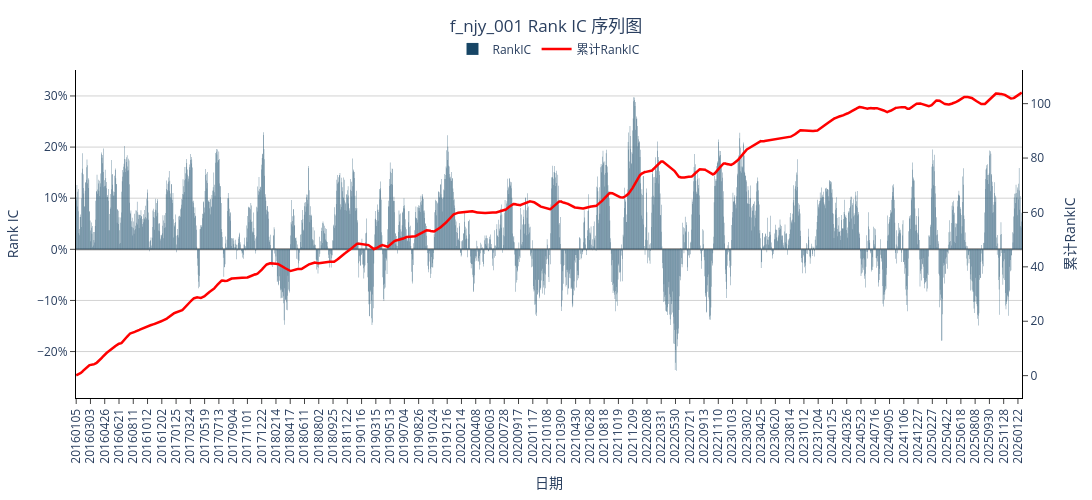

The notebook cell saved with this chart:
### Code cell
fig = fp.plot_rank_ic_plotly(ic_ts, title="f_njy_001 Rank IC 序列图")
fig.show()

### Figure 1 — Plotly figure (JSON) as saved in the notebook; plotly's stock layout.template omitted (floating-point values rounded to 4 significant figures; data arrays with more than 128 entries replaced by an {"elided": "..."} marker saying what was removed)
{"data": [{"hovertemplate": "日期: %{x}<br>RankIC: %{y:.4f}<extra></extra>", "marker": {"color": "#0B3C5D", "line": {"width": 0.05}}, "name": "RankIC", "opacity": 0.95, "type": "bar", "x": {"elided": "2453 str values"}, "y": {"elided": "2453 float values"}, "yaxis": "y"}, {"hovertemplate": "日期: %{x}<br>累计RankIC: %{y:.4f}<extra></extra>", "line": {"color": "red", "width": 2.5}, "mode": "lines", "name": "累计RankIC", "type": "scatter", "x": {"elided": "2453 str values"}, "y": {"elided": "2453 float values"}, "yaxis": "y2"}], "layout": {"barmode": "relative", "height": 500, "hovermode": "x unified", "legend": {"orientation": "h", "x": 0.5, "xanchor": "center", "y": 1.02, "yanchor": "bottom"}, "margin": {"b": 80, "l": 70, "r": 70, "t": 70}, "paper_bgcolor": "white", "plot_bgcolor": "white", "title": {"text": "f_njy_001 Rank IC 序列图", "x": 0.5, "xanchor": "center", "y": 0.96}, "width": 1200, "xaxis": {"linecolor": "black", "showgrid": false, "showline": true, "tickangle": -90, "tickfont": {"size": 12}, "ticks": "outside", "title": {"text": "日期"}}, "yaxis": {"gridcolor": "lightgray", "linecolor": "black", "range": [-0.2908, 0.3508], "showgrid": true, "showline": true, "side": "left", "tickformat": ".0%", "ticks": "outside", "title": {"text": "Rank IC"}, "zeroline": true, "zerolinecolor": "gray"}, "yaxis2": {"linecolor": "black", "overlaying": "y", "range": [-8.221, 112.4], "showgrid": false, "showline": true, "side": "right", "ticks": "outside", "title": {"text": "累计RankIC"}}}}
